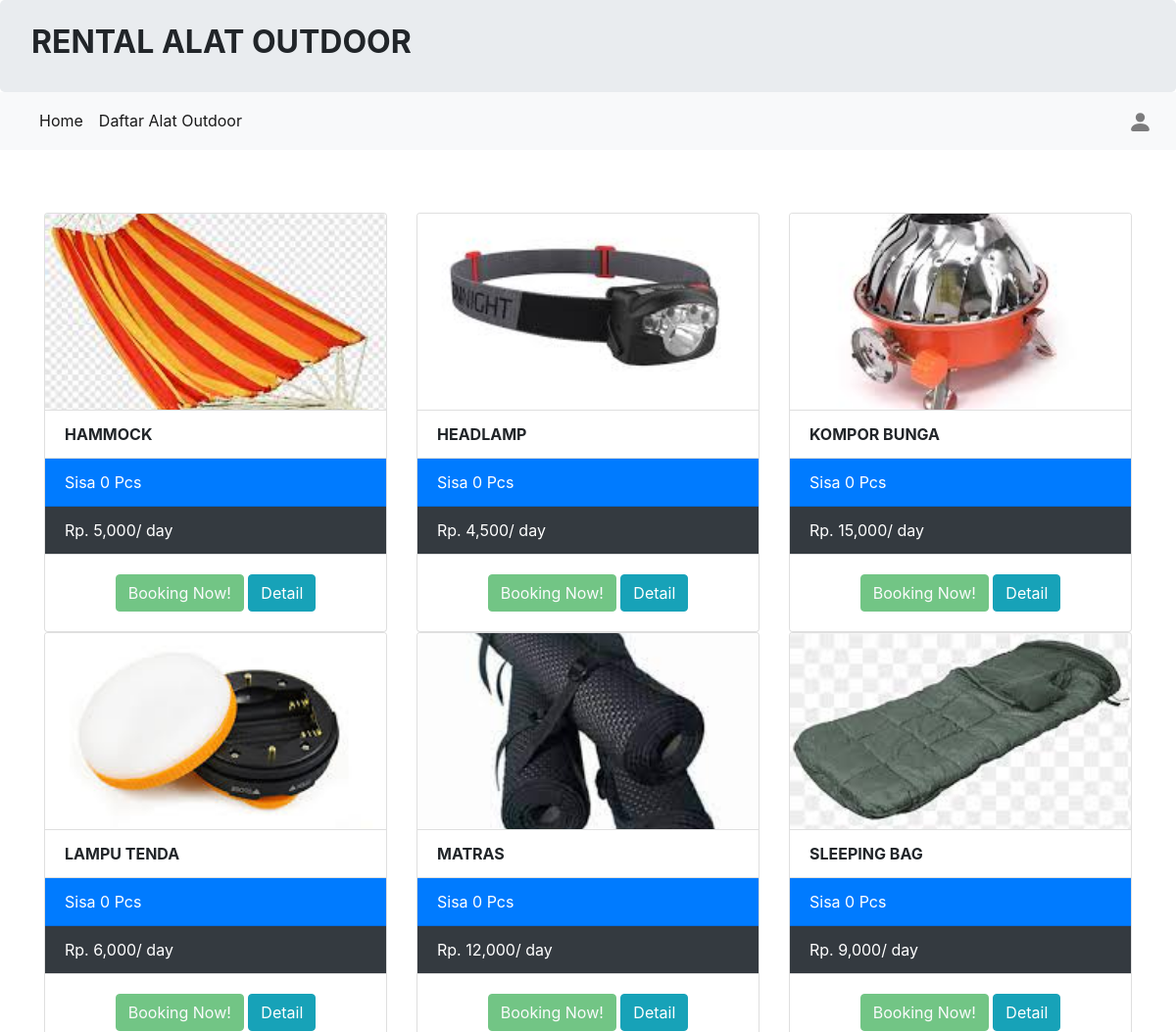
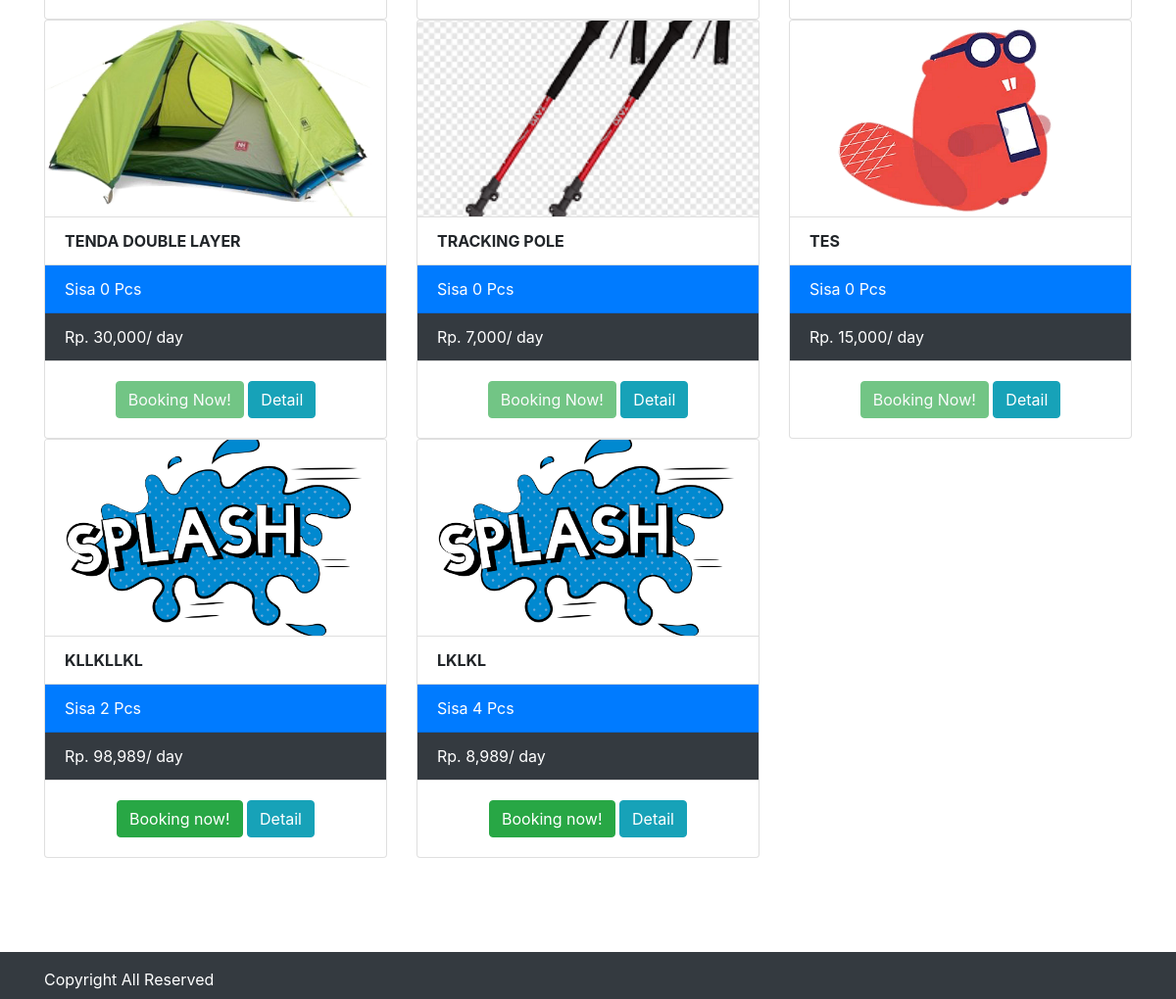
Screenshot of /blog.php with the database file from the repository (2 pictures, top to bottom).
### tables this page shows
CREATE TABLE `tbl_alat_212303` (
  `212303_id_alat` int(11) NOT NULL,
  `212303_nama` varchar(50) NOT NULL,
  `212303_harga` int(50) NOT NULL,
  `212303_deskripsi` varchar(255) NOT NULL,
  `212303_stok` int(15) NOT NULL,
  `212303_gambar` text NOT NULL
);

### blog.php (the view, shortened to what this page needs)
<?php
include 'koneksi.php';
include 'header.php';
$query = "SELECT * FROM tbl_alat_212303 ORDER BY 212303_id_alat ASC";
$hasil = mysqli_query($koneksi, $query);
?>
<br>
<br>
<div class="container">
    <div class="row">
        <div class="col-sm-12">
            <div class="row mt-3">
                <?php
                foreach ($hasil as $isi) {
                ?>
                    <div class="col-sm-4">
                        <div class="card">
                            <img src="images/<?= $isi['212303_gambar']; ?>" class="card-img-top" style="height:200px;object-fit:cover;">
                            <ul class="list-group list-group-flush">
                                <li class="list-group-item" style="text-transform:uppercase;">
                                    <b><?= $isi['212303_nama']; ?></b>
                                </li>
                                <?php if ($isi['212303_stok'] >= 0) { ?>
                                    <li class="list-group-item bg-primary text-white">
                                        <i class="fa fa-check"></i> Sisa <?= $isi['212303_stok']; ?> Pcs
                                    </li>
                                <?php } else { ?>
                                    <li class="list-group-item bg-danger text-white">
                                        <i class="fa fa-close"></i> Kosong
                                    </li>
                                <?php } ?>
                                <li class="list-group-item bg-dark text-white">
                                    <i class="fa fa-money"></i> Rp. <?php echo number_format($isi['212303_harga']); ?>/ day
                                </li>
                            </ul>
                            <div class="card-body">
                                <center>
                                    <?php if ($isi['212303_stok'] >= 1) {   ?>
                                        <a href="booking.php?id=<?php echo $isi['212303_id_alat']; ?>" class="btn btn-success">Booking now!</a>
                                    <?php } else { ?>
                                        <input type="button" class="btn btn-success text-light" value="Booking Now!" disabled>
                                    <?php } ?>
                                    <a href="detail.php?id=<?php echo $isi['212303_id_alat']; ?>" class="btn btn-info">Detail</a>
                                </center>
                            </div>
                        </div>
                    </div>
                <?php $no++;
                } ?>
            </div>
        </div>
    </div>
</div>
<br>
<br>
<br>
<?php include 'footer.php'; ?>

### rows the page displays
tbl_alat_212303: 212303_gambar (picture), 212303_nama "HAMMOCK", 212303_stok "0", 212303_harga "5,000"
tbl_alat_212303: 212303_gambar (picture), 212303_nama "HEADLAMP", 212303_stok "0", 212303_harga "4,500"
tbl_alat_212303: 212303_gambar (picture), 212303_nama "KOMPOR BUNGA", 212303_stok "0", 212303_harga "15,000"
tbl_alat_212303: 212303_gambar (picture), 212303_nama "LAMPU TENDA", 212303_stok "0", 212303_harga "6,000"
tbl_alat_212303: 212303_gambar (picture), 212303_nama "MATRAS", 212303_stok "0", 212303_harga "12,000"
tbl_alat_212303: 212303_gambar (picture), 212303_nama "SLEEPING BAG", 212303_stok "0", 212303_harga "9,000"
tbl_alat_212303: 212303_gambar (picture), 212303_nama "TENDA DOUBLE LAYER", 212303_stok "0", 212303_harga "30,000"
tbl_alat_212303: 212303_gambar (picture), 212303_nama "TRACKING POLE", 212303_stok "0", 212303_harga "7,000"
tbl_alat_212303: 212303_gambar (picture), 212303_nama "TES", 212303_stok "0", 212303_harga "15,000"
tbl_alat_212303: 212303_gambar (picture), 212303_nama "KLLKLLKL", 212303_stok "2", 212303_harga "98,989"
tbl_alat_212303: 212303_gambar (picture), 212303_nama "LKLKL", 212303_stok "4", 212303_harga "8,989"
